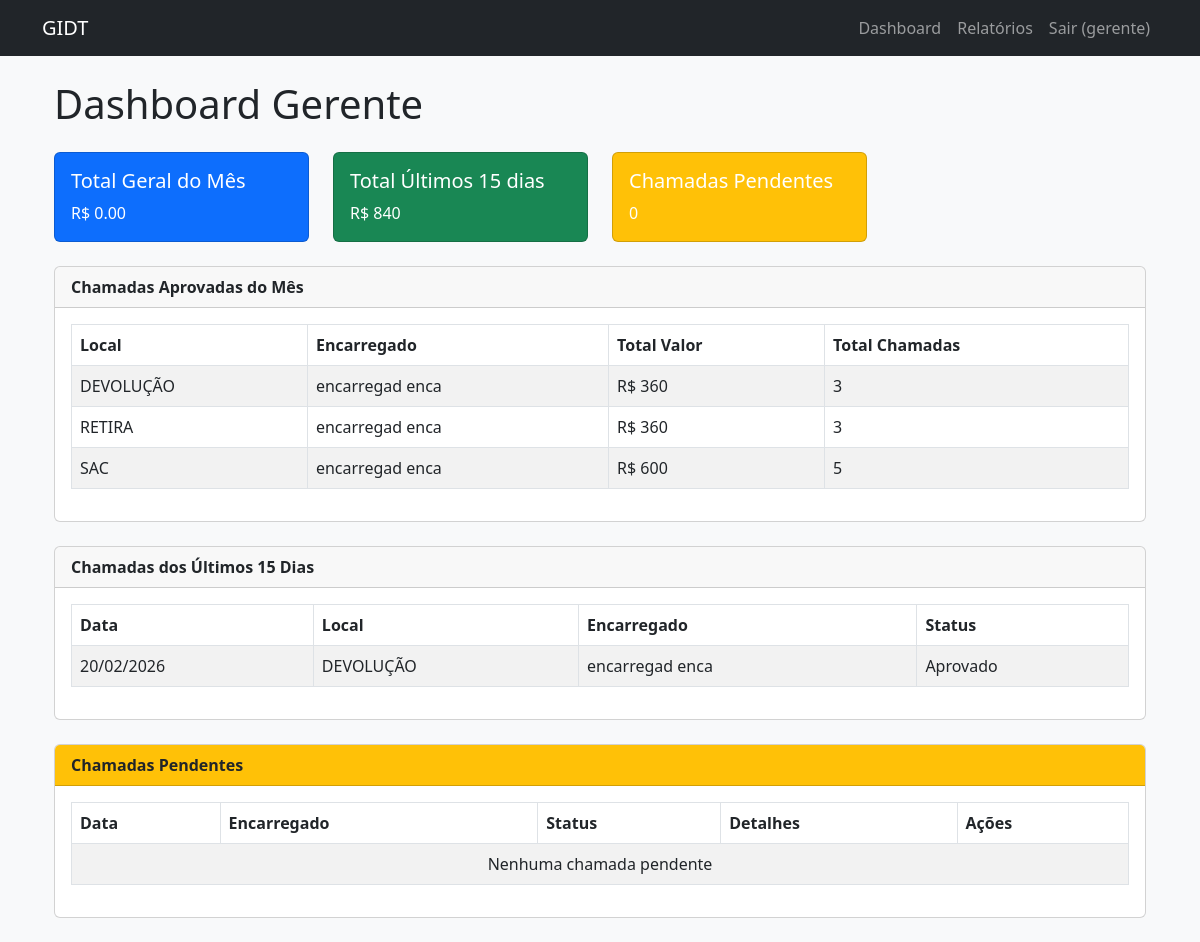
The page /dashboard/ (signed in) on the database as committed earlier.
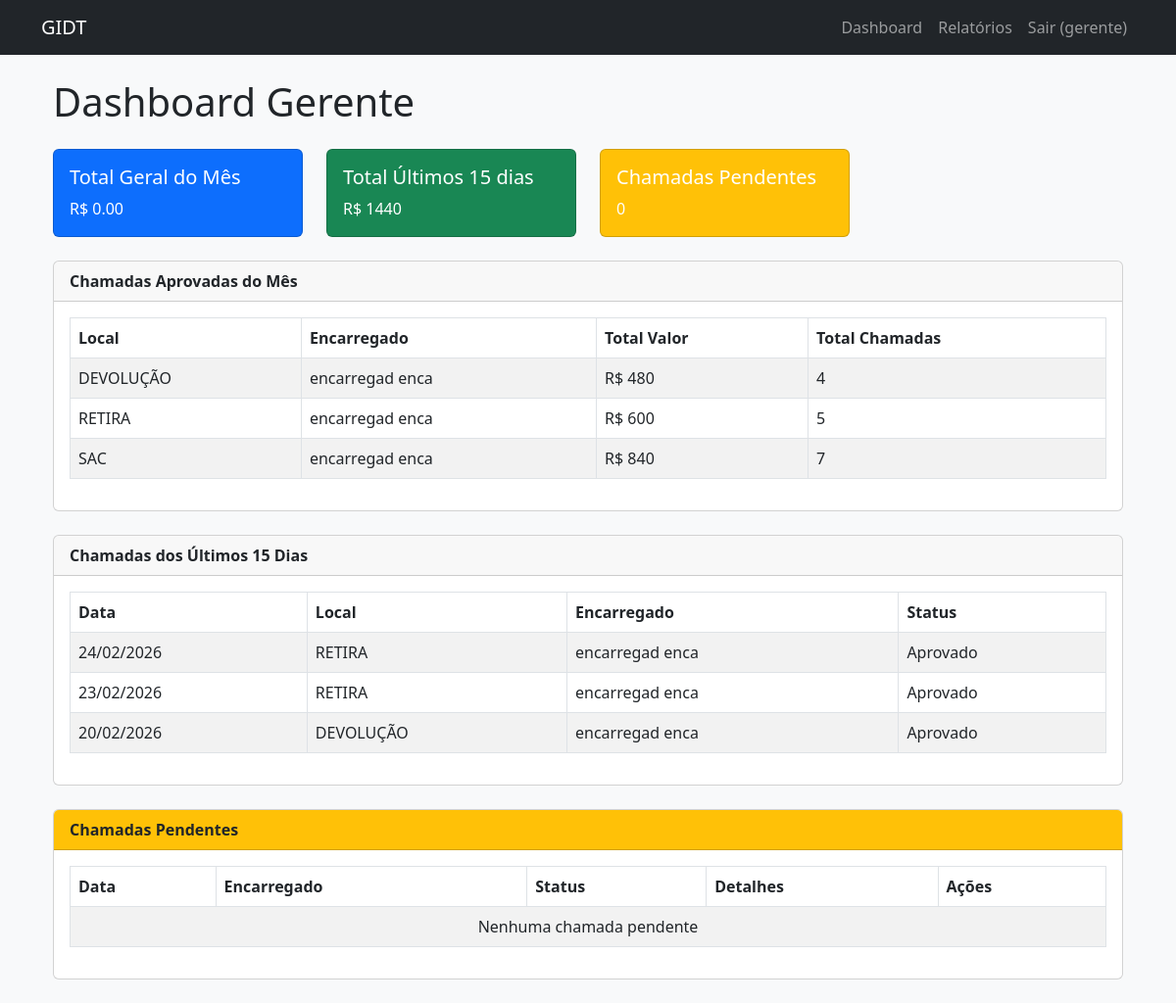
The same page on the database as committed later.
### gestao/models.py (models this page shows, shortened)
class User(AbstractUser):
    ROLE_CHOICES = (
        ('gestor', 'Gestor'),
        ('gerente', 'Gerente'),
        ('encarregado', 'Encarregado'),
        ('usuario', 'Usuário'),
        ('administrador', 'Administrador'),
    )
    role = models.CharField(max_length=20, choices=ROLE_CHOICES, default='usuario')
    cpf = models.CharField(max_length=14, unique=True, null=True, blank=True)
    telefone = models.CharField(max_length=20, blank=True)
    endereco = models.TextField(blank=True)
    aprovado = models.BooleanField(default=False)  # apenas para usuários
    aprovado_por = models.ForeignKey('self', on_delete=models.SET_NULL, null=True, blank=True, related_name='aprovados')
    aprovado_em = models.DateTimeField(null=True, blank=True)
    pix = models.CharField(max_length=50, blank=True)

class Chamada(models.Model):
    STATUS_CHOICES = (
        ('pendente', 'Pendente'),
        ('aprovado', 'Aprovado'),
        ('rejeitado', 'Rejeitado'),
    )
    data = models.DateField()
    encarregado = models.ForeignKey(User, on_delete=models.CASCADE, related_name='chamadas_criadas')
    criado_em = models.DateTimeField(auto_now_add=True)
    aprovado_por = models.ForeignKey(User, on_delete=models.SET_NULL, null=True, blank=True, related_name='chamadas_aprovadas')
    aprovado_em = models.DateTimeField(null=True, blank=True)
    status = models.CharField(max_length=20, choices=STATUS_CHOICES, default='pendente')
    class Meta:
        unique_together = ['data', 'encarregado']  # um encarregado só pode ter uma chamada por dia

class Presenca(models.Model):
    chamada = models.ForeignKey(Chamada, on_delete=models.CASCADE, related_name='presencas')
    usuario = models.ForeignKey(User, on_delete=models.CASCADE, related_name='presencas')
    local = models.ForeignKey(Local, on_delete=models.CASCADE)
    hora_chegada = models.TimeField(null=True, blank=True)
    hora_saida = models.TimeField(null=True, blank=True)
    class Meta:
        unique_together = ['chamada', 'usuario']  # um usuário só pode estar uma vez por chamada

class Local(models.Model):
    nome = models.CharField(max_length=50)
    descricao = models.TextField(blank=True)

### gestao/views/Vencarregado.py (the view, shortened to what this page needs)
# urls.py: path('dashboard/', dashboard, name='dashboard'),
@login_required
def dashboard(request):
    role = request.user.role
    if role == 'encarregado':
        return dashboard_encarregado(request)
    elif role == 'gerente':
        hoje = timezone.now().date()
        inicio_mes = hoje.replace(day=1)
        inicio_quinzena = hoje - timedelta(days=15)
        chamadas_mes = (
            Chamada.objects
            .filter(data__gte=inicio_mes, status='aprovado')
            .values(
                'presencas__local__nome',
                'encarregado__first_name',
                'encarregado__last_name'
            )
            .annotate(
                total_chamadas=Count('presencas'),
                total_valor=ExpressionWrapper(
                    Count('presencas') * VALOR_POR_CHAMADA,
                    output_field=DecimalField(max_digits=10, decimal_places=2)
                )
            )
            .order_by('presencas__local__nome', 'encarregado__first_name')
        )
        total_geral_mes = (
            Chamada.objects
            .filter(data__gte=inicio_mes, status='aprovado')
            .annotate(total=Count('presencas') * VALOR_POR_CHAMADA)
            .aggregate(total=Sum('total'))['total'] or 0
        )
        chamadas_quinzena = (
            Chamada.objects
            .filter(data__gte=inicio_quinzena, status='aprovado')
            .prefetch_related('presencas__local')
            .select_related('encarregado')
            .order_by('-data')
        )
        total_quinzena = (
            sum(ch.presencas.count() * VALOR_POR_CHAMADA for ch in chamadas_quinzena)
            if chamadas_quinzena else 0
        )
        chamadas_pendentes = Chamada.objects.filter(status='pendente')
        context = {
            'chamadas': chamadas_pendentes,
            'chamadas_mes': chamadas_mes,
            'total_geral_mes': total_geral_mes,
            'chamadas_quinzena': chamadas_quinzena,
            'total_quinzena': total_quinzena,
        }
        return render(request, 'gerente/dashboard.html', context)
    else:  # usuario
        return render(request, 'usuario/perfil.html')

### templates/gerente/dashboard.html (shortened to what this page needs)
{% extends "base.html" %}
{% load static %}
{% block content %}
<div class="container mt-4">
    <h1 class="mb-4">Dashboard Gerente</h1>
    <div class="row mb-4">
        <div class="col-md-3">
            <div class="card text-white bg-primary">
                <div class="card-body">
                    <h5 class="card-title">Total Geral do Mês</h5>
                    <p class="card-text">R$ {{ total_geral_mes|default:"0.00" }}</p>
                </div>
            </div>
        </div>
        <div class="col-md-3">
            <div class="card text-white bg-success">
                <div class="card-body">
                    <h5 class="card-title">Total Últimos 15 dias</h5>
                    <p class="card-text">R$ {{ total_quinzena|default:"0.00" }}</p>
                </div>
            </div>
        </div>
        <div class="col-md-3">
            <div class="card text-white bg-warning">
                <div class="card-body">
                    <h5 class="card-title">Chamadas Pendentes</h5>
                    <p class="card-text">{{ chamadas.count }}</p>
                </div>
            </div>
        </div>
    </div>
    <div class="card mb-4">
        <div class="card-header">
            <strong>Chamadas Aprovadas do Mês</strong>
        </div>
        <div class="card-body">
            <table class="table table-bordered table-striped">
                <thead>
                    <tr>
                        <th>Local</th>
                        <th>Encarregado</th>
                        <th>Total Valor</th>
                        <th>Total Chamadas</th>
                    </tr>
                </thead>
                <tbody>
                    {% for c in chamadas_mes %}
                    <tr>
                        <td>{{ c.presencas__local__nome }}</td>
                        <td>{{ c.encarregado__first_name }} {{ c.encarregado__last_name }}</td>
                        <td>R$ {{ c.total_valor|default:"0.00" }}</td>
                        <td>{{ c.total_chamadas|default:"0" }}</td>
                    </tr>
                    {% empty %}
                    <tr>
                        <td colspan="4" class="text-center">Nenhuma chamada registrada neste mês</td>
                    </tr>
                    {% endfor %}
                </tbody>
            </table>
        </div>
    </div>
    <div class="card mb-4">
        <div class="card-header">
            <strong>Chamadas dos Últimos 15 Dias</strong>
        </div>
        <div class="card-body">
            <table class="table table-bordered table-striped">
                <thead>
                    <tr>
                        <th>Data</th>
                        <th>Local</th>
                        <th>Encarregado</th>
                        <th>Status</th>
                    </tr>
                </thead>
                <tbody>
                    {% for c in chamadas_quinzena %}
                    <tr>
                        <td>{{ c.data|date:"d/m/Y" }}</td>
                        <td>
                            {% with primeira=c.presencas.first %}
                                {{ primeira.local.nome|default:"—" }}
                            {% endwith %}
                        </td>
                        <td>{{ c.encarregado.first_name }} {{ c.encarregado.last_name }}</td>
                        <td>{{ c.get_status_display }}</td>
                    </tr>
                    {% empty %}
                    <tr>
                        <td colspan="4" class="text-center">Nenhuma chamada nos últimos 15 dias</td>
                    </tr>
                    {% endfor %}
                </tbody>
            </table>
        </div>
    </div>
    <div class="card mb-4">
        <div class="card-header bg-warning text-dark">
            <strong>Chamadas Pendentes</strong>
        </div>
        <div class="card-body">
            <table class="table table-bordered table-striped">
                <thead>
                    <tr>
                        <th>Data</th>
                        <th>Encarregado</th>
                        <th>Status</th>
                        <th>Detalhes</th>
                        <th>Ações</th>
                    </tr>
                </thead>
                <tbody>
                    {% for c in chamadas %}
                    <tr>
                        <td>{{ c.data|date:"d/m/Y" }}</td>
                        <td>{{ c.encarregado.first_name }} {{ c.encarregado.last_name }}</td>
                        <td>{{ c.get_status_display }}</td>
                        <td>
                            <a href="{% url 'gerente_chamada_detail' c.id %}" class="btn btn-info btn-sm">
                                <i class="bi bi-eye"></i> Detalhes
                            </a>
                        </td>
                        <td>
                            <form method="post" action="{% url 'gerente_chamada_detail' c.id %}" style="display:inline;">
                                {% csrf_token %}
                                <input type="hidden" name="acao" value="aprovar">
                                <button type="submit" class="btn btn-success btn-sm">
                                    <i class="bi bi-check-circle"></i> Aprovar
                                </button>
                            </form>
                            <form method="post" action="{% url 'gerente_chamada_detail' c.id %}" style="display:inline;">
                                {% csrf_token %}
                                <input type="hidden" name="acao" value="rejeitar">
                                <button type="submit" class="btn btn-danger btn-sm">
                                    <i class="bi bi-x-circle"></i> Rejeitar
                                </button>
                            </form>
                        </td>
                    </tr>
                    {% empty %}
                    <tr>
                        <td colspan="5" class="text-center">Nenhuma chamada pendente</td>
                    </tr>
                    {% endfor %}
                </tbody>
            </table>
        </div>
    </div>
</div>
{% endblock %}

### templates/base.html (shortened to what this page needs)
<!DOCTYPE html>
<html lang="pt-br">
<head>
    <link href="https://cdn.jsdelivr.net/npm/bootstrap@5.3.0/dist/css/bootstrap.min.css" rel="stylesheet">
    <link rel="stylesheet" href="/static/css/style.css">
</head>
<body>
    <nav class="navbar navbar-expand-lg navbar-dark bg-dark">
        <div class="container">
            <a class="navbar-brand" href="{% url 'index' %}">GIDT</a>
            <div class="collapse navbar-collapse" id="navbarNav">
                <ul class="navbar-nav ms-auto">
                    {% if user.is_authenticated %}
                        <li class="nav-item">
                            <a class="nav-link" href="{% url 'dashboard' %}">Dashboard</a>
                        </li>
                        {% if user.role == 'gerente' %}
                            <li class="nav-item"><a class="nav-link" href="{% url 'relatorio' %}">Relatórios</a></li>
                        {% endif %}
                        <li class="nav-item">
                            <a class="nav-link" href="{% url 'logout' %}">Sair ({{ user.first_name|default:user.username }})</a>
                        </li>
                    {% else %}
                        <li class="nav-item"><a class="nav-link" href="{% url 'login' %}">Login</a></li>
                        <li class="nav-item"><a class="nav-link" href="{% url 'register' %}">Registrar</a></li>
                    {% endif %}
                </ul>
            </div>
        </div>
    </nav>
    <main class="container mt-4">
        {% block content %}{% endblock %}
    </main>
</body>
</html>

### static/css/style.css (style rules this page uses)
body { background-color: #f8f9fa; }
.navbar { margin-bottom: 20px; }

Rows that differ between the two databases and show on the page:
changed User "encarregad": total_valor "360" → "480"; total_chamadas "3" → "4"; total_valor "360" → "600"; total_chamadas "3" → "5"; total_valor "600" → "840"; total_chamadas "5" → "7"
added Chamada: data "24/02/2026", presencas.first.local.nome "RETIRA", encarregado.first_name "encarregad", encarregado.last_name "enca", status "Aprovado"
added Chamada: data "23/02/2026", presencas.first.local.nome "RETIRA", encarregado.first_name "encarregad", encarregado.last_name "enca", status "Aprovado"
Other text that changed with them:
{{ total_quinzena|default:"0.00" }}: "840" → "1440"
